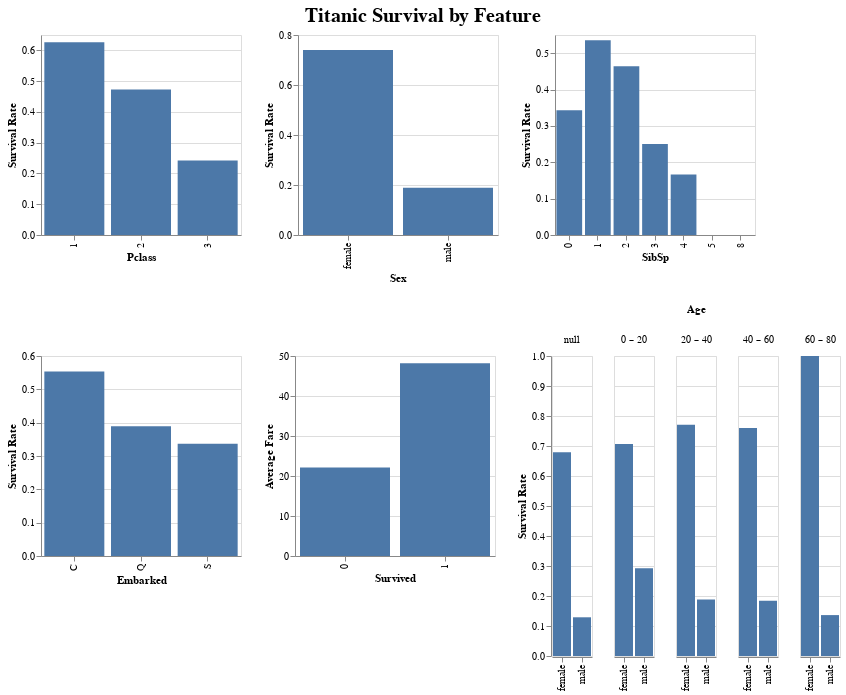

The cell this chart's notebook holds for it:
### Code cell
# Plot titanic survival by feature
@vlplot(title={text = "Titanic Survival by Feature", fontSize = 20, anchor = "middle"}) + 
[[p1 p2 p3 ]; [p4 p5 p6]]

### Figure 1 — Vega-Lite specification as saved in the notebook (floating-point values rounded to 4 significant figures; data arrays with more than 128 entries replaced by an {"elided": "..."} marker saying what was removed)
{"title": {"anchor": "middle", "fontSize": 20, "text": "Titanic Survival by Feature"}, "vconcat": [{"hconcat": [{"data": {"values": {"elided": "889 records"}}, "encoding": {"x": {"field": "Pclass", "type": "nominal"}, "y": {"aggregate": "mean", "field": "Survived", "title": "Survival Rate", "type": "quantitative"}}, "height": 200, "mark": "bar", "width": 200}, {"data": {"values": {"elided": "889 records"}}, "encoding": {"x": {"field": "Sex", "type": "nominal"}, "y": {"aggregate": "mean", "field": "Survived", "title": "Survival Rate", "type": "quantitative"}}, "height": 200, "mark": "bar", "width": 200}, {"data": {"values": {"elided": "889 records"}}, "encoding": {"x": {"field": "SibSp", "type": "nominal"}, "y": {"aggregate": "mean", "field": "Survived", "title": "Survival Rate", "type": "quantitative"}}, "height": 200, "mark": "bar", "width": 200}]}, {"hconcat": [{"data": {"values": {"elided": "889 records"}}, "encoding": {"x": {"field": "Embarked", "type": "nominal"}, "y": {"aggregate": "mean", "field": "Survived", "title": "Survival Rate", "type": "quantitative"}}, "height": 200, "mark": "bar", "width": 200}, {"data": {"values": {"elided": "889 records"}}, "encoding": {"x": {"field": "Survived", "type": "nominal"}, "y": {"aggregate": "mean", "field": "Fare", "title": "Average Fare", "type": "quantitative"}}, "height": 200, "mark": "bar", "width": 200}, {"data": {"values": {"elided": "889 records"}}, "encoding": {"column": {"bin": true, "field": "Age", "title": "Age"}, "x": {"field": "Sex", "title": "", "type": "nominal"}, "y": {"aggregate": "mean", "field": "Survived", "title": "Survival Rate", "type": "quantitative"}}, "mark": "bar"}]}]}
